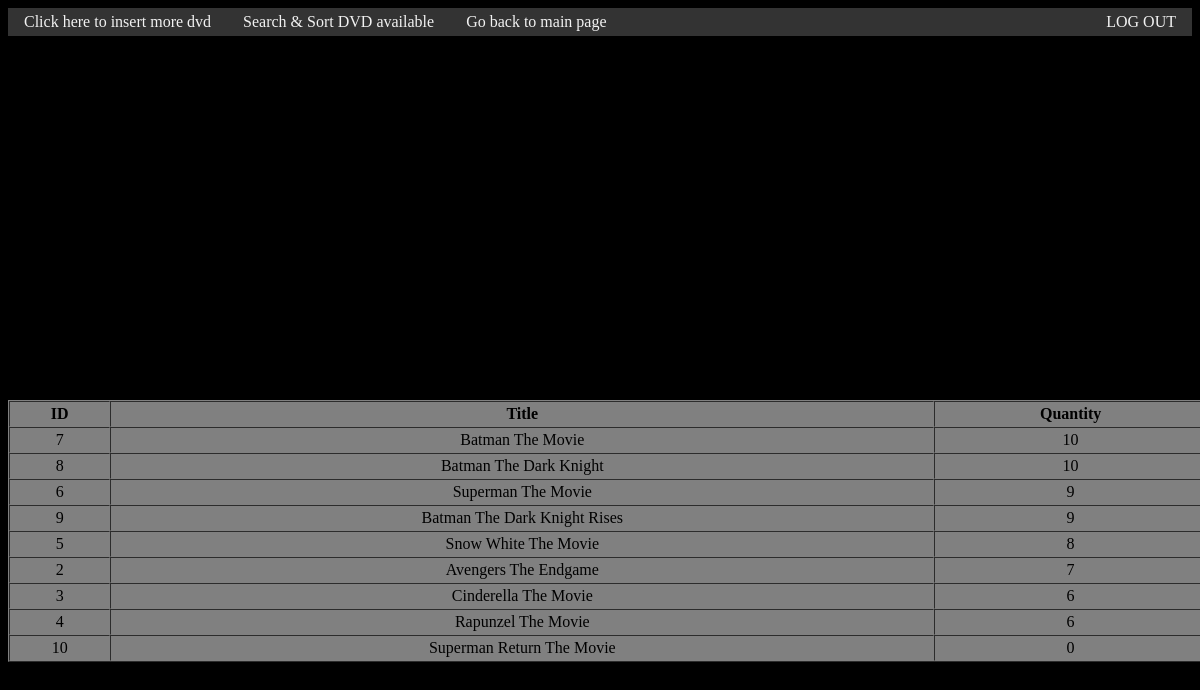
The page /sort_most_to_least.php (signed in) on the database its author committed.
### tables this page shows
CREATE TABLE `dvd` (
  `dvdid` int(6) UNSIGNED NOT NULL,
  `dvdname` varchar(100) DEFAULT NULL,
  `dvdquantity` int(4) DEFAULT NULL
);

### sort_most_to_least.php (the view, shortened to what this page needs)
<link rel='stylesheet' href='styles.css'/>
<html>
	<head><title>DVD List </title><HEAD>
	<body>
	  <?php
	     require ("config.php");
	     $sql = "SELECT * FROM dvd ORDER BY dvdquantity DESC";
		 $result = mysqli_query($conn, $sql);
		 if (mysqli_num_rows($result) > 0) {
			?>
		<h3>Sorting from most to least quantity</h3>
		<table width="600" border="1" cellspacing="0" cellpadding="3">
		<tr>
		<td align="center"><strong>ID</strong></td>
		<td align="center"><strong>Title</strong></td>
		<td align="center"><strong>Quantity</strong></td>
	 	</tr>
		<?php
		 while($rows = mysqli_fetch_assoc($result)) {
	       echo "<TR align=center>\n";
	       echo "<TD align=center>", $rows["dvdid"], "</TD>",
							"<TD align=center>",  $rows["dvdname"],"</TD>",
	            "<TD align=center>", $rows["dvdquantity"], "</TD>\n";
	       echo "</TR>\n";
	     } ?>
		</table>
		<?php
	   		}
			else {
				echo "<h3>No records found</h3>"; }
	   ?>
<?php
	if ($_SESSION["LEVEL"] == 1) {?>
	<div class="topnav">
	<a href="dvd_form.php">Click here to insert more dvd</a><?php } ?>
<div class="topnav">
	<a href="menu_search_sort.php">Search & Sort DVD available</a>
	<a href="main.php">Go back to main page</a>
	<a href="logout.php" style="float:right">LOG OUT</a>
</div>

### styles.css (style rules this page uses)
body { background-color: black; }
.topnav { overflow: hidden; background-color: #333; }
.topnav a { float: left; display: block; color: #f2f2f2; text-align: center; padding: 5px 16px; text-decoration: none; }
table { background-color: grey; position: absolute; top: 50%; width: 100%; text-align: center; }
h3 { color: white; border:4px solid white; color: white; border:4px solid white; position: absolute; margin-left: auto; margin-right: auto; top: 50%; width: 100%; text-align: center; }

### rows shown on the page
dvd: dvdid "7", dvdname "Batman The Movie", dvdquantity "10"
dvd: dvdid "8", dvdname "Batman The Dark Knight", dvdquantity "10"
dvd: dvdid "6", dvdname "Superman The Movie", dvdquantity "9"
dvd: dvdid "9", dvdname "Batman The Dark Knight Rises", dvdquantity "9"
dvd: dvdid "5", dvdname "Snow White The Movie", dvdquantity "8"
dvd: dvdid "2", dvdname "Avengers The Endgame", dvdquantity "7"
dvd: dvdid "3", dvdname "Cinderella The Movie", dvdquantity "6"
dvd: dvdid "4", dvdname "Rapunzel The Movie", dvdquantity "6"
dvd: dvdid "10", dvdname "Superman Return The Movie", dvdquantity "0"
